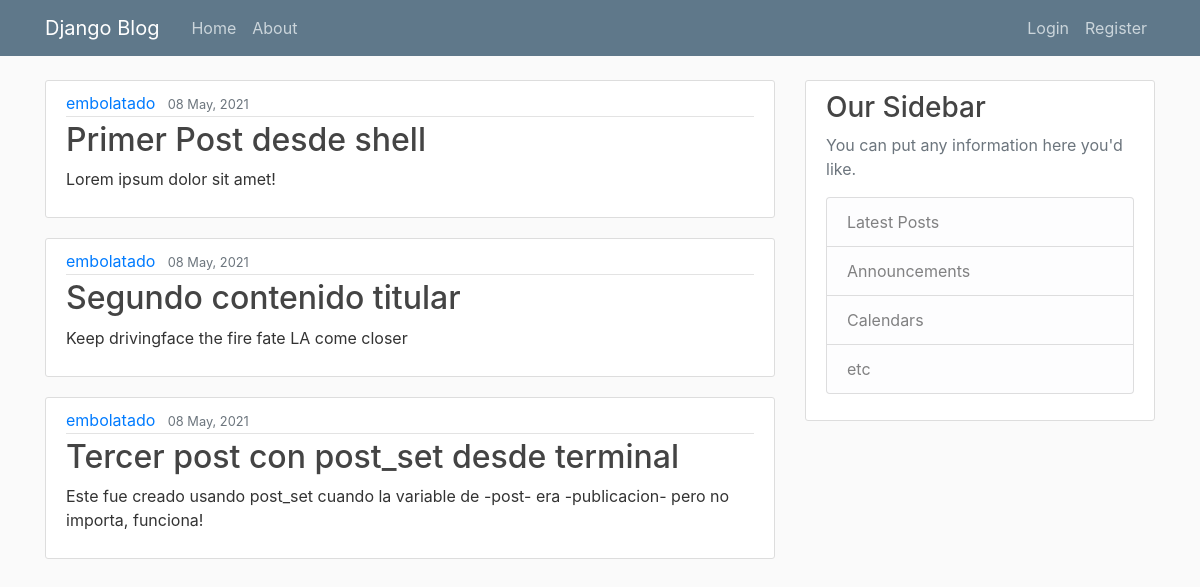
The app's page /, older data.
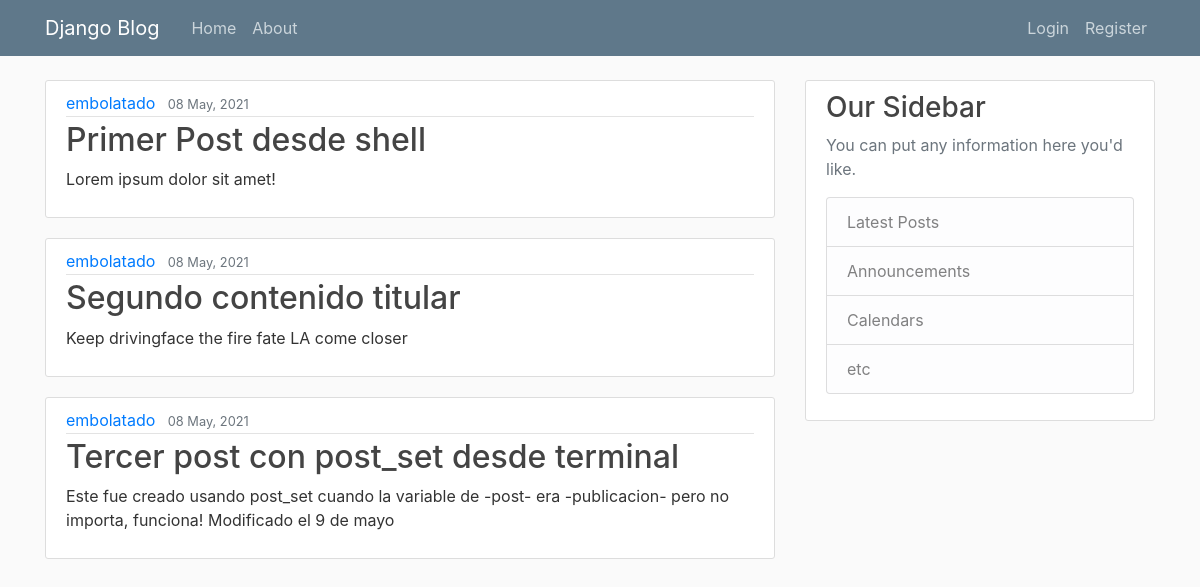
The same page, newer data.
### blog/models.py (models this page shows, shortened)
class Post(models.Model):
    title = models.CharField(max_length=90, verbose_name="título")
    content = models.TextField(verbose_name="contenido")
    date_posted = models.DateTimeField(default=timezone.now, verbose_name="creado")
    last_update = models.DateTimeField(auto_now=True, verbose_name="modificado")
    author = models.ForeignKey(User, on_delete=models.CASCADE, verbose_name="por")

### blog/views.py (the view)
# urls.py: path('', inicio, name="blog-inicio"),
def inicio(request):
    contexto = {"publicaciones": Post.objects.all()}
    return render(request, 'blog/inicio.html', contexto)

### blog/templates/blog/inicio.html
{% extends 'blog/base.html' %}
{% block contenido %}
{% for i in publicaciones %}
<article class="media content-section">
    <div class="media-body">
        <div class="article-metadata">
            <a class="mr-2" href="#">{{ i.author }}</a>
            <small class="text-muted">{{ i.date_posted|date:"d F, Y" }}</small>
        </div>
        <h2><a class="article-title" href="#">{{ i.title }}</a></h2>
        <p class="article-content">{{ i.content }}</p>
    </div>
</article>
{% endfor %}
{% endblock contenido %}

Row changes from the older to the newer data that the page shows:
changed Post "Tercer post con post_set desde terminal": content "Este fue creado usando post_set cuando la variable de -post- era -publicacion- pero no importa, funciona!" → "Este fue creado usando post_set cuando la variable de -post- era -publicacion- pero no importa, funciona! Modificado el 9 de mayo"
